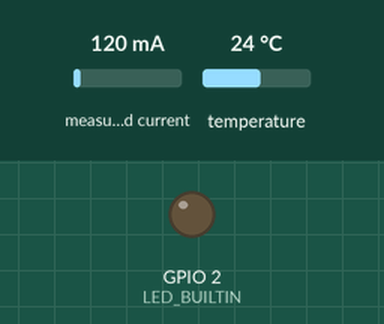
This sketch was run on a simulated ESP32. Parts: output pins drawn as LEDs (lit = HIGH). The test bench sets the inputs (shaded band); at power-on: measured current 120 mA, temperature 24 °C. WiFi joins after 1.5 s; servers stay silent unless stated; no MQTT or app messages arrive unless stated; what the sketch prints to the serial monitor is not drawn.

Above: at 53.7 s.
At 90.06 s:
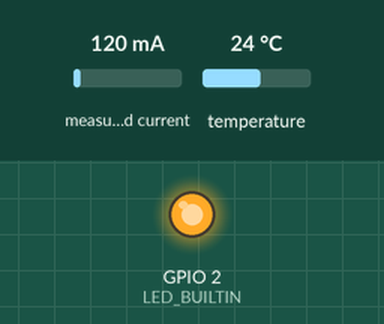
Timing chart, 0 to 91.6 s (numbered marks = the images above):
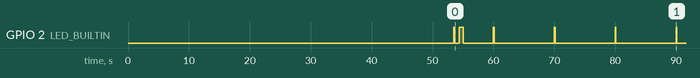

The sketch:

Lange-MedidorEnergia-DG-Emonlib-Dallas.ino
```cpp
#include <WiFi.h>
#include <ESPmDNS.h>
#include <WiFiUdp.h>
#include <ArduinoOTA.h>


/**************************************************
 *                   EmonLib                      *
 **************************************************/
#include "EmonLib.h"                   // Include Emon Library
EnergyMonitor emon1;                   // Create an instance

#define HOME_VOLTAGE 220.0
#define ADC_BITS    10
#define ADC_COUNTS  (1<<ADC_BITS)
static int amostrasADC                    = 1000;
static int AnalogIn                       = 35;
static unsigned long periodoAtualizacao   = 10000;
float Current;

unsigned long intervaloPubTemp      = 600000;
unsigned long intervaloReboot       = 3600000;   // reboot a cada hora

#include "Adafruit_MQTT.h"
#include "Adafruit_MQTT_Client.h"

/**************************************************
 *                  watch dog                     *
 **************************************************/
#include <esp_task_wdt.h>
#define WDT_TIMEOUT 60                            // 60 segundos
/**************************************************/

/**************************************************
 *                Sensor Temperatura              *
 **************************************************/
#include <OneWire.h>
#include <DallasTemperature.h>

float temperatura;
#define ONE_WIRE_BUS 17
OneWire oneWire(ONE_WIRE_BUS);
DallasTemperature sensors(&oneWire);
/**************************************************/


/************************* WiFi Access Point *********************************/

#define WLAN_SSID       "Lange-WiFi"
#define WLAN_PASS       "R0dr1g0L4ng3"

/************************* Adafruit.io Setup *********************************/
#define AIO_SERVER      "io.adafruit.com"
#define AIO_SERVERPORT  1883                   // use 8883 for SSL
#define AIO_USERNAME    "rodrigolange78"
#define AIO_KEY         "aio_lBxT79jVuiHvJy5SpLtWSaBkqGwe"

WiFiClient client;
Adafruit_MQTT_Client mqtt(&client, AIO_SERVER, AIO_SERVERPORT, AIO_USERNAME, AIO_KEY);
Adafruit_MQTT_Publish HomeCorrente      = Adafruit_MQTT_Publish(&mqtt, AIO_USERNAME "/feeds/DGLange-emonLib3");
Adafruit_MQTT_Publish HomeTemperatura   = Adafruit_MQTT_Publish(&mqtt, AIO_USERNAME "/feeds/LangeHome-Temperatura");

/*****************************************************************************/
unsigned long time_now        = 0;
unsigned long time_nowTemp    = 0;

void setup() {
  Serial.begin(115200);
  pinMode(LED_BUILTIN, OUTPUT);
  pinMode(AnalogIn, INPUT);

  // Connect to WiFi access point.
  Serial.println(); Serial.println();
  Serial.print("Connecting to ");
  Serial.println(WLAN_SSID);

  WiFi.begin(WLAN_SSID, WLAN_PASS);
  while (WiFi.status() != WL_CONNECTED) {
    delay(500);
    Serial.print(".");
  }

  Serial.println("WiFi connected");
  Serial.println("IP address: ");
  Serial.println(WiFi.localIP());

  ArduinoOTA.onStart([]() {
    Serial.println("Start");
  });
  ArduinoOTA.onEnd([]() {
    Serial.println("\nEnd");
  });
  ArduinoOTA.onProgress([](unsigned int progress, unsigned int total) {
    Serial.printf("Progress: %u%%\r", (progress / (total / 100)));
  });
  ArduinoOTA.onError([](ota_error_t error) {
    Serial.printf("Error[%u]: ", error);
    if (error == OTA_AUTH_ERROR) Serial.println("Auth Failed");
    else if (error == OTA_BEGIN_ERROR) Serial.println("Begin Failed");
    else if (error == OTA_CONNECT_ERROR) Serial.println("Connect Failed");
    else if (error == OTA_RECEIVE_ERROR) Serial.println("Receive Failed");
    else if (error == OTA_END_ERROR) Serial.println("End Failed");
  });
  ArduinoOTA.begin();

  sensors.begin();
  sensors.requestTemperatures();
  temperatura = sensors.getTempCByIndex(0);

  emon1.current(AnalogIn, 50);

  esp_task_wdt_init(WDT_TIMEOUT, true);     //enable panic so ESP32 restarts
  esp_task_wdt_add(NULL);                   //add current thread to WDT watch
  esp_task_wdt_reset();

  for(int x=0; x<10; x++){
    emon1.calcIrms(amostrasADC);
    esp_task_wdt_reset();
    delay(5000);
  }

}

void loop() {

  ArduinoOTA.handle();

  if(millis() >= time_now){
    time_now += periodoAtualizacao;
    digitalWrite(LED_BUILTIN, HIGH);

    Current     = emon1.calcIrms(amostrasADC)/3;  // Calculate Irms only
    //delay(500);
    //Current           = emon1.calcIrms(amostrasADC);  // Calculate Irms only

    MQTT_connect();
    Serial.print("Sending: ");
    Serial.print(Current);
    if (!HomeCorrente.publish(Current)) {
      Serial.println("\tFailed");
      delay(120000);
    }
    Serial.println("\tOK!");
    digitalWrite(LED_BUILTIN, LOW);
  }

  if(millis() > time_nowTemp){
    time_nowTemp += intervaloPubTemp;

    sensors.requestTemperatures();
    temperatura = sensors.getTempCByIndex(0);

    if (!HomeTemperatura.publish(temperatura)) {
      Serial.println("\tFailed");
      delay(120000);
    }
  }

  if(millis() > intervaloReboot){
      delay(120000);
  }

  esp_task_wdt_reset();

}

void MQTT_connect() {
  int8_t ret;

  if (mqtt.connected()) {
    return;
  }

  Serial.print("Connecting to MQTT... ");
  uint8_t retries = 3;
  while ((ret = mqtt.connect()) != 0) { // connect will return 0 for connected
       Serial.println(mqtt.connectErrorString(ret));
       Serial.println("Retrying MQTT connection in 5 seconds...");
       mqtt.disconnect();
       delay(5000);  // wait 5 seconds
       retries--;
       if (retries == 0) {
         // basically die and wait for WDT to reset me
         while (1);
       }
  }
  Serial.println("MQTT Connected!");
}
```

Measured:
- by itself, GPIO 2 (LED_BUILTIN): goes HIGH 0.17 s, LOW 0.76 s, HIGH 0.61 s, LOW 5.0 s, 3 × (HIGH 0.12 s, LOW 9.9 s), HIGH 0.12 s, then LOW
